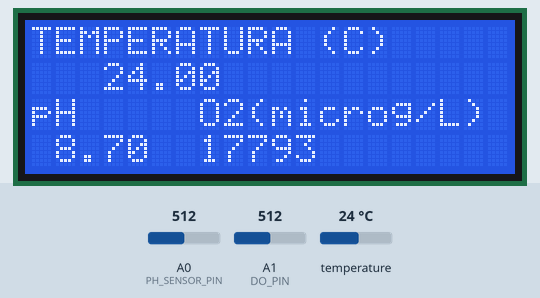
The sketch below on a simulated Arduino Uno, built with avr-gcc and run on an emulated ATmega328P. On the bench: 20×4 character LCD. The inputs (shaded band) are chosen by the test bench; at power-on: temperature 24 °C, A0 (PH_SENSOR_PIN) = 512, A1 (DO_PIN) = 512. What the sketch prints to the serial monitor is not drawn.

Above: at 3.0 s.
3.1 s: temperature set to 12 °C
At 4.9 s:
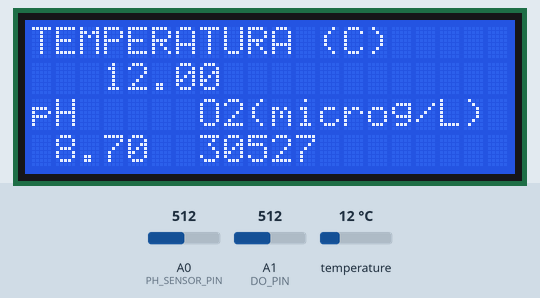
5.6 s: A0 (PH_SENSOR_PIN) set to 716
At 6.6 s:
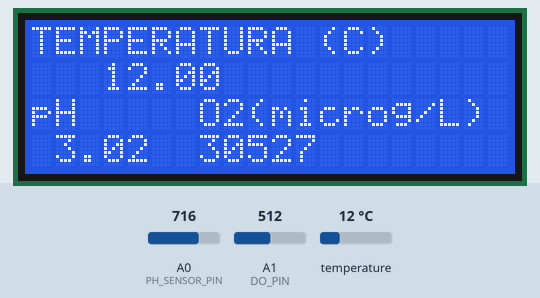
7.3 s: A1 (DO_PIN) set to 716
At 8.4 s:
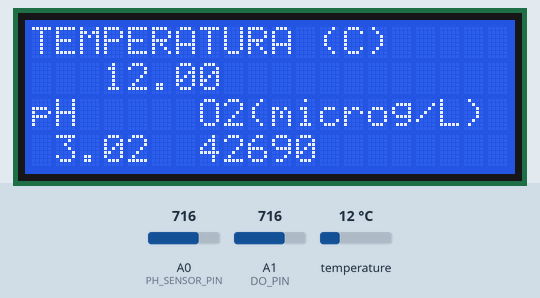
9.0 s: temperature set to 19 °C
At 10.2 s:
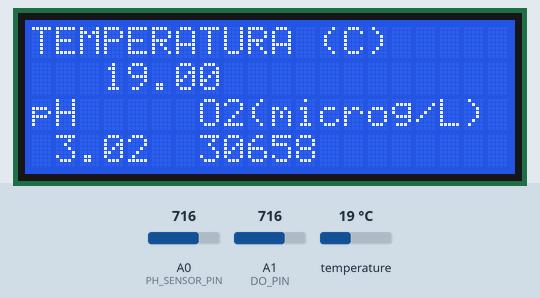
10.7 s: A0 (PH_SENSOR_PIN) set to 900
At 12.0 s:
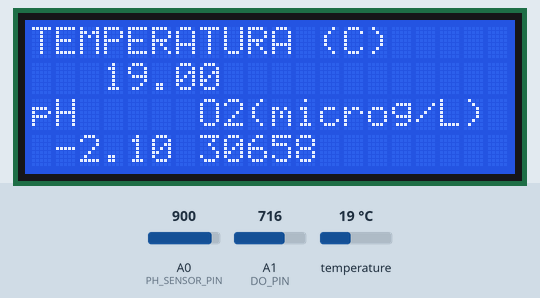
12.3 s: A1 (DO_PIN) set to 900
At 13.8 s:
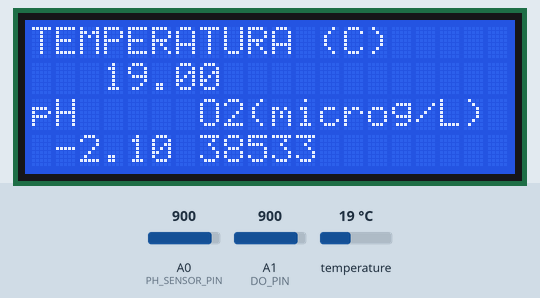
Timing chart, 0 to 15.0 s (numbered marks = the images above; inputs shaded):
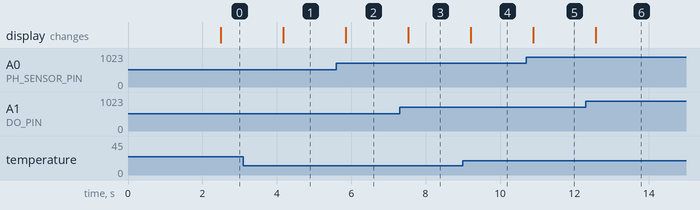

The sketch:

Codigo_pH_T_DO2_v1.ino
```cpp
// Bibliotecas requeridas
#include <Arduino.h>
#include <SparkFun_SCD30_Arduino_Library.h>
#include <DallasTemperature.h>
#include <OneWire.h>
#include <Wire.h>
#include <LiquidCrystal_I2C.h>

//CONFIGURACION DO2 PIN del sensor DO2 PIN A1
#define DO_PIN A1
#define VREF 5000    //VREF (mv)
#define ADC_RES 1024 //ADC Resolution
//Two-point calibration Mode=1 || Single-point calibration Mode=0
#define TWO_POINT_CALIBRATION 1
//Punto de calibracion caliente
#define CAL1_V (1220) //mv
#define CAL1_T (40)   //℃
//Punto de calibracion frio
#define CAL2_V (766) //mv
#define CAL2_T (16.44)   //℃
const float PRESSURE_CORRECTION = 0.771f;
const uint16_t DO_Table[41] = {
    14460, 14220, 13820, 13440, 13090, 12740, 12420, 12110, 11810, 11530,
    11260, 11010, 10770, 10530, 10300, 10080, 9860, 9660, 9460, 9270,
    9080, 8900, 8730, 8570, 8410, 8250, 8110, 7960, 7820, 7690,
    7560, 7430, 7300, 7180, 7070, 6950, 6840, 6730, 6630, 6530, 6410};
// ——— Variables ———
float     tsensor;        // Temperatura en °C con decimales
uint8_t   Temperaturet;   // Temperatura redondeada (para tabla)
uint16_t  ADC_Raw_DO;     // Lectura cruda de O₂
uint16_t  ADC_Volt_DO;    // Voltaje del sensor de O₂
uint16_t  DO_value;       // Valor de O₂ disuelto en µg/L
// ——— Función para calcular O₂ disuelto ———
int16_t readDO(uint32_t voltage_mv, uint8_t temperature_c) {
  // Calcula el voltaje de saturación interpolado
  uint16_t V_saturation = (uint16_t)( (temperature_c - CAL2_T) * (CAL1_V - CAL2_V) / (CAL1_T - CAL2_T) + CAL2_V );
  // Escala según tabla
  return voltage_mv * DO_Table[temperature_c] / V_saturation;
}

// CONFIGURACION Sensor DS18B20 Temperatura (PIN 3 digital)
#define ONE_WIRE_BUS 3
OneWire ourWire(ONE_WIRE_BUS);
DallasTemperature sensors(&ourWire);

// CONFIGURACION Dirección del LCD (0x27 o 0x3F)(PIN A4-VDA,A5-SCL analogicos)
LiquidCrystal_I2C lcd(0x27, 20, 4);

// CONFIGURACION sensor pH (PIN A0 analogico)
float calibration_value = 22.14+0.81; // Ajustar según calibración correccion+error de señal
#define PH_SENSOR_PIN A0


void setup() {
  Serial.begin(115200);
  Serial.println(F("----------------------------------------------------"));
  Serial.println(F("      SENSOR DE TEMPERATURA y pH CON ARDUINO        "));
  Serial.println(F("         Arduino listo para enviar datos...         "));
  Serial.println(F("----------------------------------------------------"));

  // Iniciar sensores
  sensors.begin();
  Wire.begin();

  // Configurar LCD
  lcd.init();
  lcd.backlight();
  lcd.clear();
  lcd.print(F("   Bioreactor 3D"));
  lcd.setCursor(0, 1);
  lcd.print(F("    k.marxianus   "));
  delay(1500);
}
  //Configuracion de temperatura
  float leerTemperatura() {
  sensors.requestTemperatures();
  return sensors.getTempCByIndex(0);
}
  //Configuracion de pH
  float leerPH() {
  int muestras = 10;
  int buffer_arr[muestras];
  for (int i = 0; i < muestras; i++) {
    buffer_arr[i] = analogRead(PH_SENSOR_PIN);
    delay(30);
  }

  // Calculo del promedio sin ordenar
  unsigned long sum = 0;
  for (int i = 0; i < muestras; i++) {
    sum += buffer_arr[i];
  }
  float avgval = sum / (float)muestras;
  float volt = avgval * 5.0 / 1024;
  return -5.70 * volt + calibration_value;
}

unsigned long lastLcdUpdate = 0;
const unsigned long lcdInterval = 1000; // Actualizar LCD cada 1 segundo

void loop() {
  // Tomar la temperatura y pH sin retrasos excesivos
  sensors.requestTemperatures();
  tsensor = sensors.getTempCByIndex(0);

  // Leer pH: se reduce el número de muestras para acelerar el proceso
  int muestras = 5;
  unsigned long sum = 0;
  for (int i = 0; i < muestras; i++) {
    sum += analogRead(A0);
    delay(10);  // Menor delay por muestra
  }
  float avgval = sum / (float)muestras;
  float volt = avgval * 5.0 / 1024;
  float ph_act = -5.70 * volt + calibration_value;

  //Sensor DO2
  Temperaturet = uint8_t(tsensor + 0.5);  // redondear para tabla
  // ——— Leer sensor de O₂ ———
  ADC_Raw_DO  = analogRead(DO_PIN);
  ADC_Volt_DO = uint32_t(VREF) * ADC_Raw_DO / ADC_RES;
  DO_value    = readDO(ADC_Volt_DO, Temperaturet);
  DO_value = DO_value * PRESSURE_CORRECTION;


    // ——— Mostrar resultados ———
  Serial.print("Temp: ");
  Serial.print(tsensor, 2);
  Serial.print(", pH: ");
  Serial.print(ph_act, 2);
  Serial.print(", O2: ");
  Serial.print(DO_value);
  Serial.println();  // <-- fin de línea único
  //Serial.print("V_DO:");
    //Serial.print(ADC_Volt_DO); Serial.print(" mV");

  // Actualizar LCD solo cada cierto intervalo para no retrasar el envío serial
  if (millis() - lastLcdUpdate >= lcdInterval) {
    lcd.clear();
    lcd.print(F("TEMPERATURA (C)"));
    lcd.setCursor(3, 1);
    lcd.print(tsensor, 2);

    lcd.setCursor(0, 2);
    lcd.print("pH");
    lcd.setCursor(1, 3);
    lcd.print(ph_act, 2);

    lcd.setCursor(7, 2);
    lcd.print("O2(microg/L)");
    lcd.setCursor(7, 3);
    lcd.print(DO_value);
    lastLcdUpdate = millis();
  }
  // Evitar un delay fijo al final del loop para permitir mayor reactividad
}
```

Measured:
- after the input at 3.1 s, the display: changes after 1.1 s (image 1)
- after the input at 5.6 s, the display: changes after 0.25 s (image 2)
- after the input at 7.3 s, the display: changes after 0.23 s (image 3)
- after the input at 9.0 s, the display: changes after 0.21 s (image 4)
- after the input at 10.7 s, the display: changes after 0.19 s (image 5)
- after the input at 12.3 s, the display: changes after 0.27 s (image 6)
